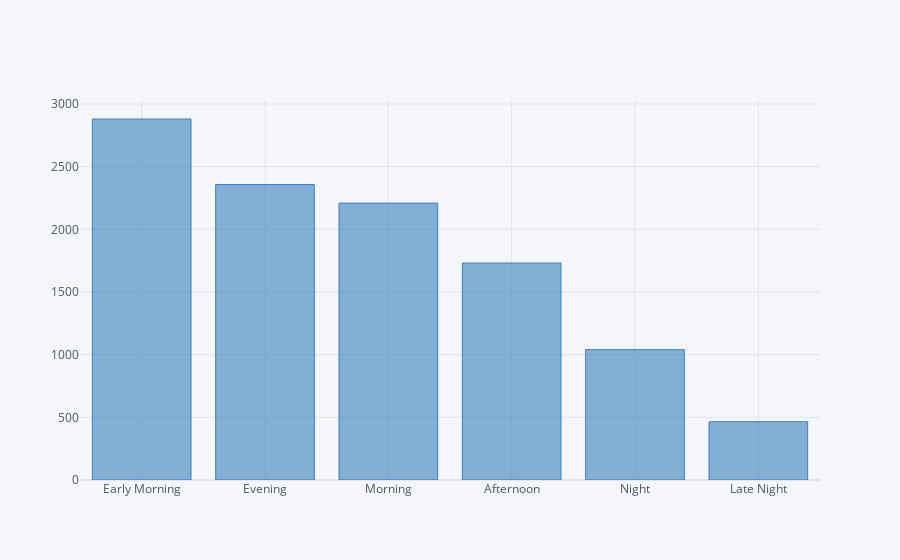

The cell this chart's notebook holds for it:
### Code cell
df["Dep_Time_hour"].apply(flight_dep_time).value_counts().iplot(kind="bar",color='blue')

### Figure 1 — Plotly figure (JSON) as saved in the notebook; plotly's stock layout.template omitted (floating-point values rounded to 4 significant figures)
{"data": [{"marker": {"color": "rgba(55, 128, 191, 0.6)", "line": {"color": "rgba(55, 128, 191, 1.0)", "width": 1}}, "name": "count", "orientation": "v", "text": "", "type": "bar", "x": ["Early Morning", "Evening", "Morning", "Afternoon", "Night", "Late Night"], "y": [2880, 2357, 2209, 1731, 1040, 465]}], "layout": {"legend": {"bgcolor": "#F5F6F9", "font": {"color": "#4D5663"}}, "paper_bgcolor": "#F5F6F9", "plot_bgcolor": "#F5F6F9", "title": {"font": {"color": "#4D5663"}}, "xaxis": {"gridcolor": "#E1E5ED", "showgrid": true, "tickfont": {"color": "#4D5663"}, "title": {"font": {"color": "#4D5663"}, "text": ""}, "zerolinecolor": "#E1E5ED"}, "yaxis": {"gridcolor": "#E1E5ED", "showgrid": true, "tickfont": {"color": "#4D5663"}, "title": {"font": {"color": "#4D5663"}, "text": ""}, "zerolinecolor": "#E1E5ED"}}}
